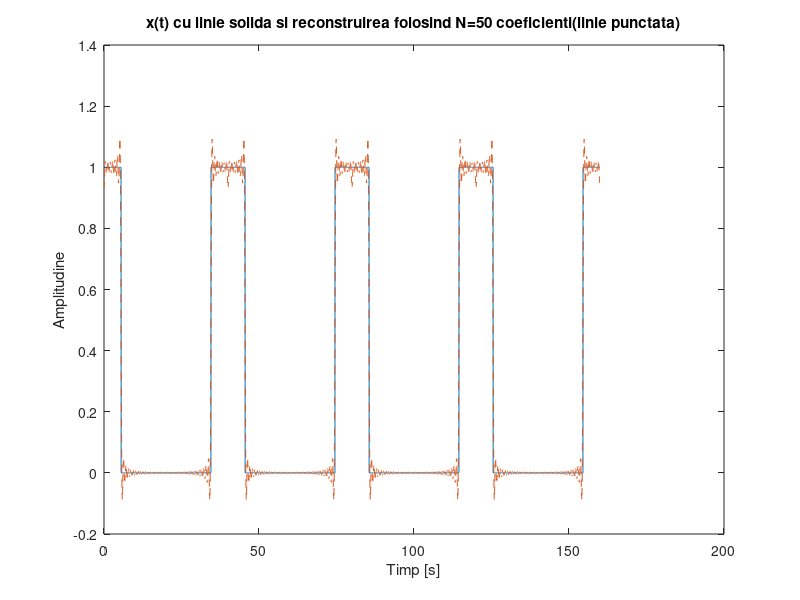
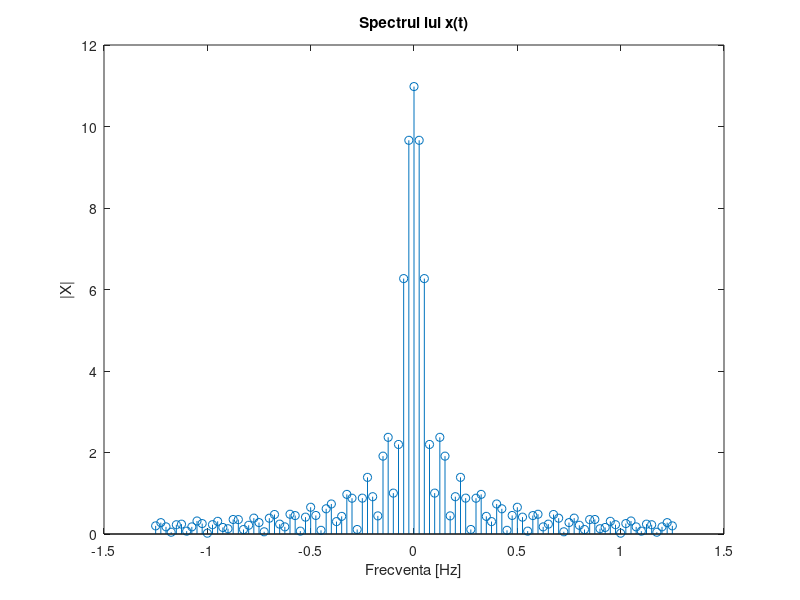

Recreate these plots in MATLAB, in order.

N = 50; % numarul de coeficienti
D = 11; % durata
P = 40; % perioada
F=1/P; % frecventa 
w0=2*pi/P; % pulsatia
t=0:0.02:P-0.02; % timpul pe care calculam integrala (o perioada); 
                 % rezolutia temporala trebuie sa fie de 2 ori mai mica decat perioada semnalului (teorema esantionarii);

%% semnalul dreptungiular
x = zeros(1,size(t,2)); % initializarea lui x cu zerouri
x(t<=D/2) =1; % de la 0 la D/2 x are valoarea 1
x(t>P-D/2) =1; % de la D/2 la P x are valoarea 1
t_4p = 0:0.02:4*P-0.02; % vectorul timp pentru reprezentarea pe 4 perioade
x_4p = repmat(x,1,4); % vectorul x pentru reprezentarea pe 4 perioade
   
% integrala numerica prin functia trapz
for k = -N:N
    x_temp = x;
    x_temp = x_temp.*exp(-j*k*w0*t); % vectorul inmultit cu termenul corespunzator
    X(k+51) = trapz(t,x_temp); % trapz calculeaza integrala prin metoda trapezului 
    %(imparte suprafata in forme trapezoidale pentru a calcula mai usor aria)
end

x_r(1:length(t)) = 0; % initializarea semnalului reconstruit cu N puncte

%reconstruirea lui x(t) folosind N coeficienti
for index = 1:length(t);
for k = -N:N
x_r(index) = x_r(index) + (1/P)*X(k+N+1)*exp(j*k*w0*t(index));
end
end

figure(1);
plot(t_4p,x_4p); % afisarea lui x(t)
title('x(t) cu linie solida si reconstruirea folosind N=50 coeficienti(linie punctata)');
hold on
x_r_4p = repmat(x_r,1,4); % generarea lui x
plot(t_4p,x_r_4p,'--'); % afisarea lui x reconstruit
xlabel('Timp [s]');
ylabel('Amplitudine');

f = -N*F:F:N*F; % generarea vectorului de frecvente
figure(2);
stem(f,abs(X)); % afisarea lui X
title('Spectrul lui x(t)');
xlabel('Frecventa [Hz]');
ylabel('|X|');

%%
% Teoria seriilor Fourier ne spune semnalele periodice pot fi aproximate
% prin suma infinita de sinus si cosinus de frecvente diferite fiecare cu 
% anumiti coeficienti. Acesti coeficienti dau spectrul amplitudinii fata de frecventa.
% Semnalul reconstruit folosind un numar finit de termeni se apropie ca
% forma de semnalul original cu o anumita marja de eroare. Cu cat marim
% numarul de coeficienti, aceasta marja de eroare va fi din ce in ce mai
% mica. In plus se observa faptul ca semnalul poate fi aproximat printr-o
% suma de sinusoide.



